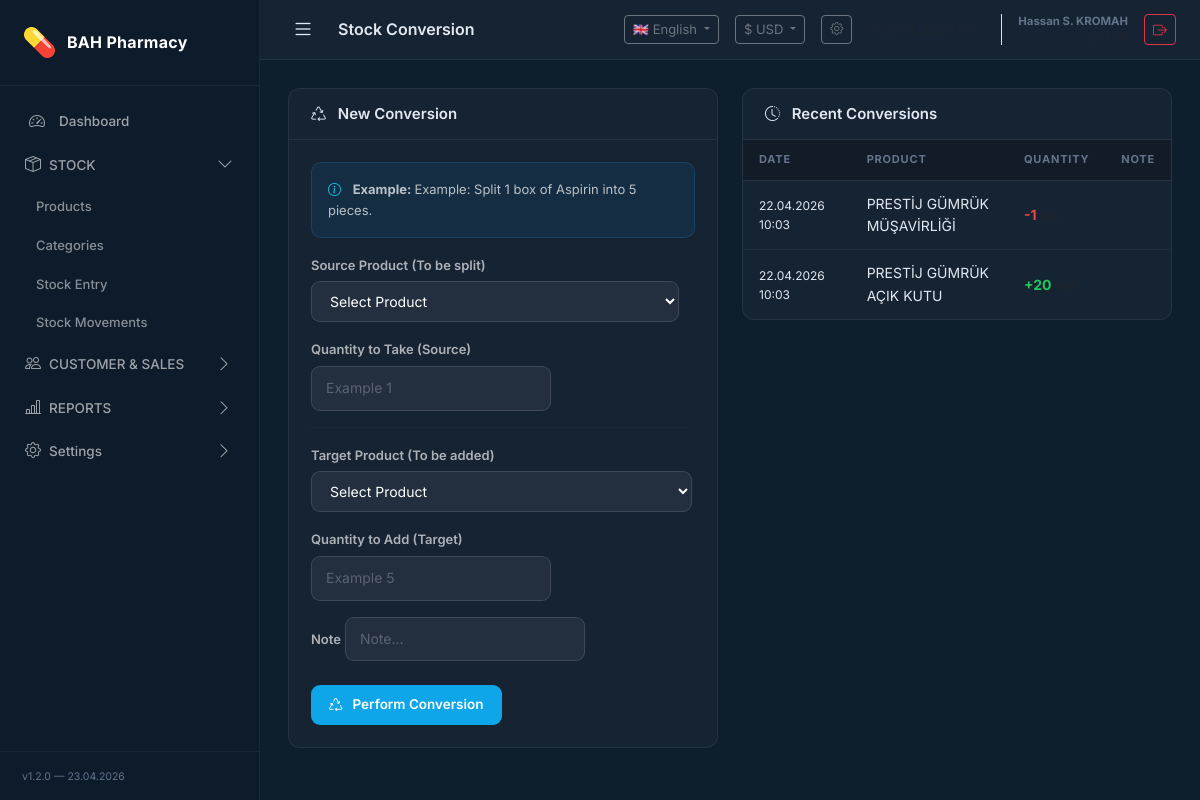
Screenshot of /modules/stock/convert.php (signed in) with the database file from the repository.
### tables this page shows
CREATE TABLE `currencies` (
  `id` int(10) unsigned NOT NULL AUTO_INCREMENT,
  `code` varchar(10) NOT NULL,
  `symbol` varchar(10) NOT NULL,
  `name` varchar(100) NOT NULL,
  `position` enum('before','after') DEFAULT 'before',
  `decimal_sep` varchar(5) DEFAULT '.',
  `thousand_sep` varchar(5) DEFAULT ',',
  `is_active` tinyint(1) DEFAULT 1,
  `created_at` datetime DEFAULT current_timestamp(),
  `current_rate` decimal(16,6) DEFAULT NULL,
  `rate_date` date DEFAULT NULL,
  `is_default` tinyint(1) DEFAULT 0,
  PRIMARY KEY (`id`),
  UNIQUE KEY `code` (`code`)
);

CREATE TABLE `stock_movements` (
  `id` int(10) unsigned NOT NULL AUTO_INCREMENT,
  `product_id` int(10) unsigned NOT NULL,
  `type` enum('in','out','convert','adjust') NOT NULL COMMENT 'Giriş/Çıkış/Dönüşüm/Düzeltme',
  `quantity` int(11) NOT NULL COMMENT 'Pozitif veya negatif olabilir',
  `reference` varchar(100) DEFAULT NULL COMMENT 'Satış ID veya sebep',
  `note` text DEFAULT NULL,
  `created_at` datetime DEFAULT current_timestamp(),
  PRIMARY KEY (`id`),
  KEY `product_id` (`product_id`),
  CONSTRAINT `stock_movements_ibfk_1` FOREIGN KEY (`product_id`) REFERENCES `products` (`id`) ON DELETE CASCADE
);

CREATE TABLE `products` (
  `id` int(10) unsigned NOT NULL AUTO_INCREMENT,
  `barcode` varchar(100) DEFAULT NULL,
  `sku` varchar(100) DEFAULT NULL,
  `name` varchar(255) NOT NULL,
  `dosage_form` varchar(100) DEFAULT NULL COMMENT 'Tablet, Şurup, Ampul vb.',
  `category_id` int(10) unsigned DEFAULT NULL,
  `purchase_price` decimal(10,2) NOT NULL DEFAULT 0.00,
  `sale_price` decimal(10,2) NOT NULL DEFAULT 0.00,
  `critical_stock` int(10) unsigned NOT NULL DEFAULT 5,
  `stock_quantity` int(11) NOT NULL DEFAULT 0,
  `unit` varchar(50) DEFAULT 'Kutu' COMMENT 'Kutu, Adet vb.',
  `currency` varchar(10) DEFAULT 'USD',
  `image` varchar(255) DEFAULT NULL,
  `is_active` tinyint(1) NOT NULL DEFAULT 1,
  `created_at` datetime DEFAULT current_timestamp(),
  `updated_at` datetime DEFAULT current_timestamp() ON UPDATE current_timestamp(),
  `image_url` varchar(255) DEFAULT NULL,
  PRIMARY KEY (`id`),
  UNIQUE KEY `barcode` (`barcode`),
  KEY `category_id` (`category_id`),
  CONSTRAINT `products_ibfk_1` FOREIGN KEY (`category_id`) REFERENCES `categories` (`id`) ON DELETE SET NULL
);

### modules/stock/convert.php (the view, shortened to what the rows shown need)
<?php
$pdo = Database::getInstance();
$pageTitle = __('stock_convert');
require_once dirname(__DIR__, 2) . '/core/layout_header.php';
?>
<div class="row g-4">
    <div class="col-md-6">
        <div class="panel">
            <div class="table-responsive">
                <table class="table-dark-custom">
                    <thead>
                        <tr>
                            <th>
                                <?= __('date') ?>
                            </th>
                            <th>
                                <?= __('product') ?>
                            </th>
                            <th>
                                <?= __('quantity') ?>
                            </th>
                            <th>
                                <?= __('note') ?>
                            </th>
                        </tr>
                    </thead>
                    <tbody>
                        <?php
                        $recent = $pdo->query("
                            SELECT sm.*, p.name as pname, p.unit
                            FROM stock_movements sm
                            JOIN products p ON sm.product_id = p.id
                            WHERE sm.type = 'convert'
                            ORDER BY sm.created_at DESC
                            LIMIT 15
                        ")->fetchAll();
                        if (empty($recent)):
                            ?>
                            <tr>
                                <td colspan="4" class="text-center py-4 text-muted">
                                    <?= __('no_data') ?>
                                </td>
                            </tr>
                        <?php else:
                            foreach ($recent as $r):
                                ?>
                                <tr>
                                    <td style="font-size:12px;">
                                        <?= date('d.m.Y H:i', strtotime($r['created_at'])) ?>
                                    </td>
                                    <td>
                                        <?= e($r['pname']) ?>
                                    </td>
                                    <td>
                                        <strong style="color:<?= $r['quantity'] > 0 ? 'var(--success)' : 'var(--danger)' ?>;">
                                            <?= ($r['quantity'] > 0 ? '+' : '') . (int) $r['quantity'] ?>
                                        </strong>
                                        <span class="text-muted" style="font-size:11px;">
                                        </span>
                                    </td>
                                    <td style="font-size:12px;color:var(--text-muted);">
                                    </td>
                                </tr>
                            <?php endforeach; endif; ?>
                    </tbody>
                </table>
            </div>
        </div>
    </div>
</div>
<?php require_once dirname(__DIR__, 2) . '/core/layout_footer.php'; ?>

### core/layout_header.php (shortened to what the rows shown need)
<?php
$curLang = getCurrentLang();
$curCur = getCurrentCurrency();
$curInfo = getCurrencyInfo();
?>
<!DOCTYPE html>
<html lang="<?= $curLang ?>">
<head>
    <link rel="stylesheet" href="https://cdn.jsdelivr.net/npm/bootstrap@5.3.3/dist/css/bootstrap.min.css">
    <link rel="stylesheet" href="https://cdn.jsdelivr.net/npm/bootstrap-icons@1.11.3/font/bootstrap-icons.min.css">
    <link rel="stylesheet" href="<?= BASE_URL ?>/public/assets/css/app.css">
</head>
<body>
    <div class="wrapper">
        <div id="content">
            <div class="topbar">
                <div class="topbar-right d-flex align-items-center gap-3">
                    <div class="dropdown">
                        <button class="btn btn-sm btn-outline-secondary dropdown-toggle" type="button"
                            data-bs-toggle="dropdown" style="font-size:13px;">
                            <?= $curInfo['symbol'] ?> <?= $curCur ?>
                        </button>
                    </div>
                </div>
            </div>
            <div class="page-content">

### rows the page displays
currencies: symbol "$"
stock_movements: created_at "22.04.2026 10:03", product.name "PRESTİJ GÜMRÜK MÜŞAVİRLİĞİ", quantity "-1"
stock_movements: created_at "22.04.2026 10:03", product.name "PRESTİJ GÜMRÜK AÇIK KUTU", quantity "20"

### other values shown
__('app_name') "BAH Pharmacy"
__('dashboard') "Dashboard"
__('menu_stock') "STOCK"
__('products') "Products"
__('categories') "Categories"
__('stock_entry') "Stock Entry"
__('stock_movements') "Stock Movements"
__('menu_customer_sales') "CUSTOMER & SALES"
__('menu_reports') "REPORTS"
__('settings') "Settings"
$pageTitle "Stock Conversion"
$curFlag "🇬🇧"
$langMeta[$curLang]['name'] "English"
$curCur "USD"
$_SESSION['user_name'] "Hassan S. KROMAH"
